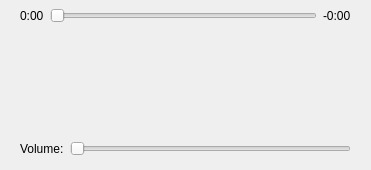
<?xml version="1.0" encoding="UTF-8"?>
<ui version="4.0">
 <class>Player</class>
 <widget class="QWidget" name="Player">
  <property name="geometry">
   <rect>
    <x>0</x>
    <y>0</y>
    <width>371</width>
    <height>170</height>
   </rect>
  </property>
  <property name="windowTitle">
   <string>Player</string>
  </property>
  <layout class="QVBoxLayout" name="verticalLayout">
   <property name="topMargin">
    <number>0</number>
   </property>
   <property name="bottomMargin">
    <number>6</number>
   </property>
   <item>
    <widget class="QWidget" name="timeWidget_2" native="true">
     <layout class="QHBoxLayout" name="horizontalLayout_2">
      <property name="topMargin">
       <number>0</number>
      </property>
      <property name="bottomMargin">
       <number>0</number>
      </property>
      <item>
       <widget class="QLabel" name="timeLabel">
        <property name="text">
         <string>0:00</string>
        </property>
       </widget>
      </item>
      <item>
       <widget class="QSlider" name="timeSlider">
        <property name="orientation">
         <enum>Qt::Horizontal</enum>
        </property>
       </widget>
      </item>
      <item>
       <widget class="QLabel" name="timeRemainingLabel">
        <property name="text">
         <string>-0:00</string>
        </property>
       </widget>
      </item>
     </layout>
    </widget>
   </item>
   <item>
    <widget class="QWidget" name="controlWidget" native="true">
     <layout class="QHBoxLayout" name="horizontalLayout">
      <property name="bottomMargin">
       <number>0</number>
      </property>
      <item>
       <spacer name="horizontalSpacer_2">
        <property name="orientation">
         <enum>Qt::Horizontal</enum>
        </property>
        <property name="sizeHint" stdset="0">
         <size>
          <width>40</width>
          <height>20</height>
         </size>
        </property>
       </spacer>
      </item>
      <item>
       <widget class="QPushButton" name="prevButton">
        <property name="minimumSize">
         <size>
          <width>64</width>
          <height>64</height>
         </size>
        </property>
        <property name="text">
         <string/>
        </property>
        <property name="iconSize">
         <size>
          <width>48</width>
          <height>48</height>
         </size>
        </property>
        <property name="flat">
         <bool>true</bool>
        </property>
       </widget>
      </item>
      <item>
       <widget class="QPushButton" name="playButton">
        <property name="minimumSize">
         <size>
          <width>80</width>
          <height>80</height>
         </size>
        </property>
        <property name="text">
         <string/>
        </property>
        <property name="iconSize">
         <size>
          <width>64</width>
          <height>64</height>
         </size>
        </property>
        <property name="flat">
         <bool>true</bool>
        </property>
       </widget>
      </item>
      <item>
       <widget class="QPushButton" name="nextButton">
        <property name="minimumSize">
         <size>
          <width>64</width>
          <height>64</height>
         </size>
        </property>
        <property name="text">
         <string/>
        </property>
        <property name="iconSize">
         <size>
          <width>48</width>
          <height>48</height>
         </size>
        </property>
        <property name="flat">
         <bool>true</bool>
        </property>
       </widget>
      </item>
      <item>
       <spacer name="horizontalSpacer">
        <property name="orientation">
         <enum>Qt::Horizontal</enum>
        </property>
        <property name="sizeHint" stdset="0">
         <size>
          <width>40</width>
          <height>20</height>
         </size>
        </property>
       </spacer>
      </item>
     </layout>
    </widget>
   </item>
   <item>
    <widget class="QWidget" name="volumeWidget" native="true">
     <layout class="QHBoxLayout" name="horizontalLayout_3">
      <property name="topMargin">
       <number>0</number>
      </property>
      <property name="bottomMargin">
       <number>0</number>
      </property>
      <item>
       <widget class="QLabel" name="volumeLabel">
        <property name="text">
         <string>Volume:</string>
        </property>
       </widget>
      </item>
      <item>
       <widget class="QSlider" name="volumeSlider">
        <property name="orientation">
         <enum>Qt::Horizontal</enum>
        </property>
       </widget>
      </item>
     </layout>
    </widget>
   </item>
  </layout>
 </widget>
 <resources>
  <include location="../fyreware.qrc"/>
 </resources>
 <connections/>
</ui>
